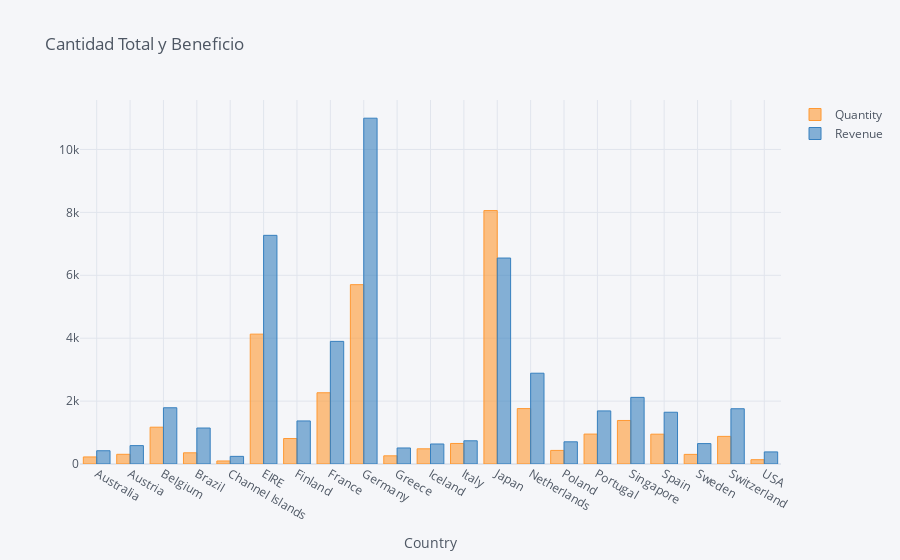

Notebook cell for this chart:
### Code cell
data=df[df.Country!='United Kingdom']

data=data.loc[(data.InvoiceDate >= '2011-4-1') & (data.InvoiceDate <= '2011-4-30')]

data=data.groupby('Country').sum()

data=data[['Quantity', 'Revenue']]

data.iplot(kind='bar', xTitle='Country', title='Cantidad Total y Beneficio')

### Figure 1 — Plotly figure (JSON) as saved in the notebook; plotly's stock layout.template omitted (floating-point values rounded to 4 significant figures)
{"data": [{"marker": {"color": "rgba(255, 153, 51, 0.6)", "line": {"color": "rgba(255, 153, 51, 1.0)", "width": 1}}, "name": "Quantity", "orientation": "v", "text": "", "type": "bar", "x": ["Australia", "Austria", "Belgium", "Brazil", "Channel Islands", "EIRE", "Finland", "France", "Germany", "Greece", "Iceland", "Italy", "Japan", "Netherlands", "Poland", "Portugal", "Singapore", "Spain", "Sweden", "Switzerland", "USA"], "y": [224, 308, 1170, 356, 96, 4129, 810, 2265, 5702, 260, 483, 653, 8058, 1762, 432, 951, 1384, 948, 306, 878, 137]}, {"marker": {"color": "rgba(55, 128, 191, 0.6)", "line": {"color": "rgba(55, 128, 191, 1.0)", "width": 1}}, "name": "Revenue", "orientation": "v", "text": "", "type": "bar", "x": ["Australia", "Austria", "Belgium", "Brazil", "Channel Islands", "EIRE", "Finland", "France", "Germany", "Greece", "Iceland", "Italy", "Japan", "Netherlands", "Poland", "Portugal", "Singapore", "Spain", "Sweden", "Switzerland", "USA"], "y": [421.6, 584.8, 1788.0, 1144.0, 243, 7270.0, 1369.0, 3899.0, 10990.0, 509.7, 636.2, 737.8, 6548.0, 2887.0, 705.8, 1688.0, 2119.0, 1646.0, 649.1, 1757.0, 383.9]}], "layout": {"legend": {"bgcolor": "#F5F6F9", "font": {"color": "#4D5663"}}, "paper_bgcolor": "#F5F6F9", "plot_bgcolor": "#F5F6F9", "title": {"font": {"color": "#4D5663"}, "text": "Cantidad Total y Beneficio"}, "xaxis": {"gridcolor": "#E1E5ED", "showgrid": true, "tickfont": {"color": "#4D5663"}, "title": {"font": {"color": "#4D5663"}, "text": "Country"}, "zerolinecolor": "#E1E5ED"}, "yaxis": {"gridcolor": "#E1E5ED", "showgrid": true, "tickfont": {"color": "#4D5663"}, "title": {"font": {"color": "#4D5663"}, "text": ""}, "zerolinecolor": "#E1E5ED"}}}
